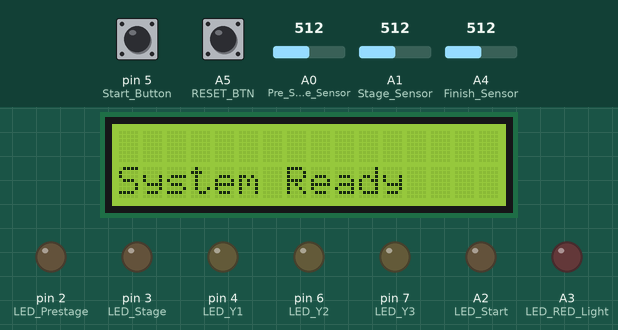
A sketch run on a simulated Arduino Uno, built with avr-gcc and run on an emulated ATmega328P. On the bench: 16×2 character LCD, output pins drawn as LEDs (lit = HIGH). The inputs (shaded band) are chosen by the test bench; at power-on: A0 (Pre_Stage_Sensor) = 512, A1 (Stage_Sensor) = 512, pin 5 (Start_Button) HIGH, A4 (Finish_Sensor) = 512, A5 (RESET_BTN) HIGH. What the sketch prints to the serial monitor is not drawn.

Above: at 0.1 s.
3.3 s: A0 (Pre_Stage_Sensor) set to 483
At 3.6 s:
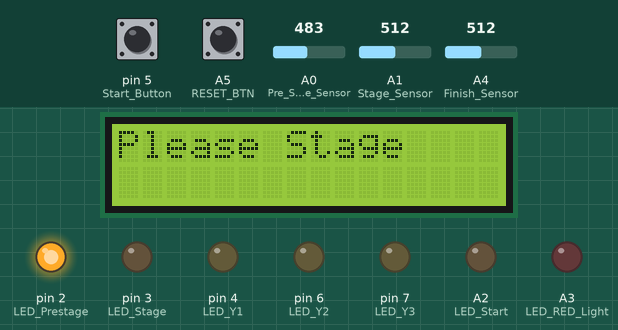
4.8 s: A1 (Stage_Sensor) set to 486
At 5.2 s:
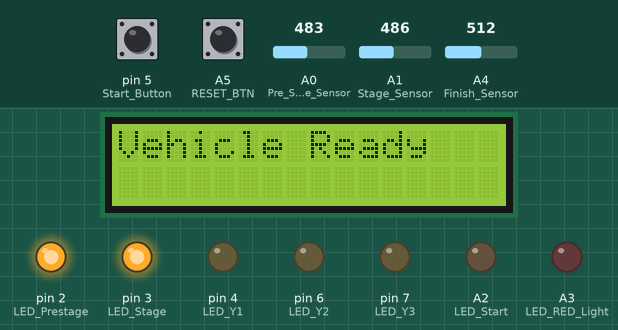
6.3 s: A1 (Stage_Sensor) set to 510
At 7.1 s:
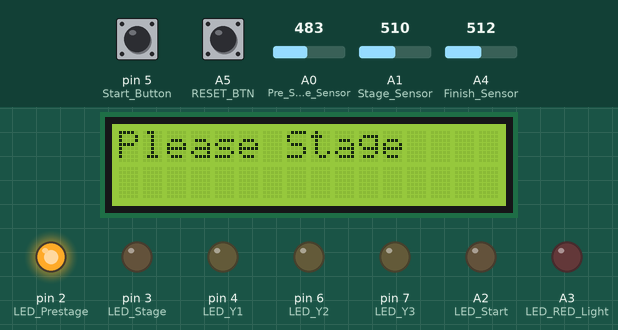
7.8 s: A1 (Stage_Sensor) set to 491
At 8.7 s:
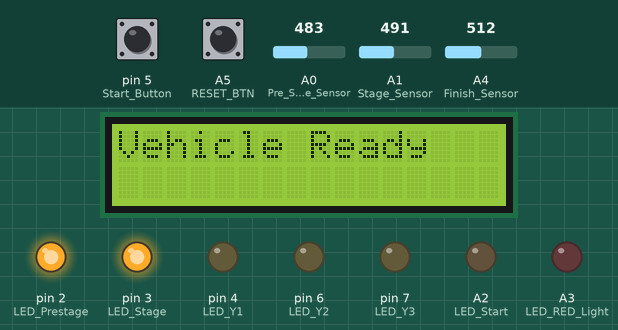
9.3 s: pin 5 (Start_Button) pulled LOW for 0.15 s
At 11.55 s:
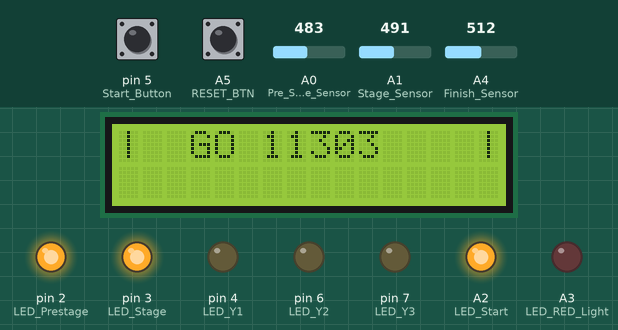
12.4 s: A4 (Finish_Sensor) set to 490
At 13.1 s:
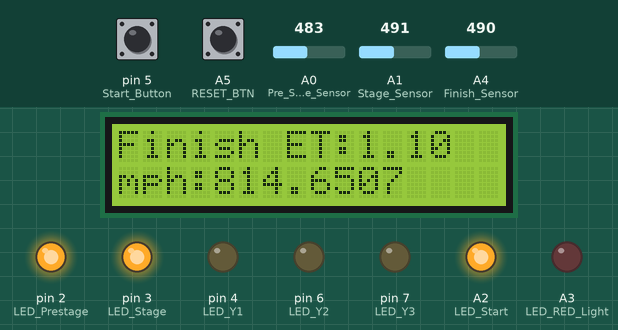
Timing chart, 0 to 14.9 s (numbered marks = the images above; inputs shaded):
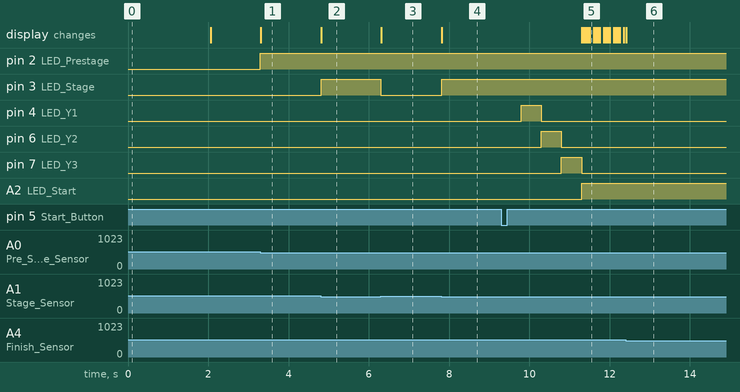

The sketch:

UnoRace.ino
```cpp
#include <LiquidCrystal.h>

#define FEET_PER_MILE 5280
#define TRACK_LEN 1320
#define RESET_BTN A5
const byte RS = 8;
const byte EN = 9;
const byte D4 = 10;
const byte D5 = 11;
const byte D6 = 12;
const byte D7 = 13;
const byte BAUD_RATE = 9600;
const byte LED_Prestage = 2;
const byte LED_Stage = 3;
const byte LED_Y1 = 4;
const byte LED_Y2 = 6;
const byte LED_Y3 = 7;
const byte LED_Start = A2;
const byte LED_RED_Light = A3;
const byte Pre_Stage_Sensor = A0;
const byte Stage_Sensor = A1;
const byte Finish_Sensor = A4;
const byte Start_Button = 5;

//define missing slash char for Flip ani..
uint8_t slash[8] = {
  0b10000,
  0b10000,
  0b01000,
  0b00100,
  0b00100,
  0b00010,
  0b00001,
  0b00001,
};

byte flip = 0;
unsigned long AniMilli = 0;
int IntervalAni = 50;

int state = 0;
bool StartFlag = false;
unsigned long countdownStart;
unsigned long raceStart;
bool FinishFlag;
unsigned long FinishET;


LiquidCrystal lcd(RS, EN, D4, D5, D6, D7);

void setup() {
  pinMode(LED_Prestage, OUTPUT);
  pinMode(LED_Stage, OUTPUT);
  pinMode(LED_Y1, OUTPUT);
  pinMode(LED_Y2, OUTPUT);
  pinMode(LED_Y3, OUTPUT);
  pinMode(LED_Start, OUTPUT);
  pinMode(LED_RED_Light, OUTPUT);
  /*
    pinMode(Pre_Stage_Sensor, INPUT);
    pinMode(Stage_Sensor, INPUT);
    pinMode(Finish_Sensor, INPUT);*/
  pinMode(Start_Button, INPUT_PULLUP);
  pinMode(RESET_BTN, INPUT_PULLUP);
  //Serial.begin(BAUD_RATE);
  Serial.begin(115200);
  lcd.begin(16, 2);
  lcd.createChar(1, slash);
  lcd.setCursor(0, 1);
  lcd.print(F("System Ready"));
  delay(2000);
  lcd.clear();
}

void loop()
{
  int Pre_Stage_Sensor_Value = analogRead(Pre_Stage_Sensor);
  int Stage_Sensor_Value = analogRead(Stage_Sensor);
  int Finish_Sensor_Value = analogRead (Finish_Sensor);
  /*
    Serial.print("PreStage: ");
    Serial.println(Pre_Stage_Sensor_Value);
    Serial.print("Stage: ");
    Serial.println(Stage_Sensor_Value);
    Serial.print("Finish: ");
    Serial.println(Finish_Sensor_Value);
    Serial.print("State: ");
    Serial.println(state);
    Serial.println();
    delay(2000);
  */
  switch (state) {
    case 0: // Standby State
      if (Pre_Stage_Sensor_Value > 500) {
        digitalWrite(LED_Prestage, LOW);
      }
      else {
        digitalWrite(LED_Prestage, HIGH);
        state++;//move to next state??
      }
      break;

    case 1:// Vehicle Staging State
      if (Stage_Sensor_Value < 500) {
        digitalWrite(LED_Stage, HIGH);
      }
      else {
        digitalWrite(LED_Stage, LOW);

      }


      if (Stage_Sensor_Value < 500) {
        lcd.clear();
        lcd.print("Vehicle Ready");
        delay(500);
        state++;
      }
      else {
        lcd.clear();
        lcd.print("Please Stage");
        delay(500);

      }
      break;

    case 2:
      if (Stage_Sensor_Value > 501) {
        state--;
      }
      else
      {

        if (digitalRead(Start_Button) == LOW)
        {
          countdownStart = millis();
          state++;
        }
      }
      break;

    case 3:

      if (millis() - countdownStart > 2000)
      {  //check sensor just before dropping the flag
        if (Stage_Sensor_Value < 500){
        digitalWrite(LED_Y3, LOW);
        digitalWrite(LED_Start, HIGH);
        StartFlag = true;
        state++;} else{
             digitalWrite(LED_RED_Light, HIGH);
             delay(1000);
             digitalWrite(LED_RED_Light, LOW);
             lcd.clear();
             lcd.print("*!!Bad Start!!*");
             state= 7;
        }


      }
      else if (millis() - countdownStart > 1500)
      {
        digitalWrite(LED_Y2, LOW);
        digitalWrite(LED_Y3, HIGH);
      }
      else if (millis() - countdownStart > 1000)
      {
        digitalWrite(LED_Y1, LOW);
        digitalWrite(LED_Y2, HIGH);
      }
      else if (millis() - countdownStart > 500)
      {
        digitalWrite(LED_Y1, HIGH);
      }
      break;

    case 4: //check for false start??
      if (analogRead(Stage_Sensor) > 500 && !StartFlag)
      {
        digitalWrite(LED_RED_Light, HIGH);
        lcd.clear();
        lcd.print("*!!Bad Start!!*");
        state = 7;
      } else state++;

      break;
    case 5:

      if ((millis() - countdownStart > 2000))
      {

        lcd.clear();
        lcd.print("   GO ");
        //raceStart = millis() - countdownStart;??
        raceStart = millis();
        lcd.print(raceStart);
        state++;
      }
      break;
    case 6:
      if (analogRead(Finish_Sensor) < 500)
      { if (!FinishFlag)
        { FinishFlag = true;
          FinishET = millis() - raceStart;
          lcd.clear();
          lcd.print("Finish ET:");
          float secs = float(FinishET) / 1000;
          lcd.print(secs);
          lcd.setCursor(0, 1);
          lcd.print("mph:");

          float fps = (TRACK_LEN / secs);
          Serial.print("fps:"); Serial.println(fps, 4);
          float mph = (fps / FEET_PER_MILE) / 0.00028;
          Serial.print("mph:"); Serial.println(mph, 4);
          lcd.print(mph, 4);
          state = 7;
        }
      } else FlipAni();
      break;
    case 7:
      if (digitalRead(RESET_BTN) == LOW)
      {
        digitalWrite(LED_Start, LOW);
        StartFlag = false;
        FinishFlag = false;
        state = 0;
      }
      break;

  }
}// END LOOP BRACKETS

void FlipAni() {
  if (millis() - AniMilli >= IntervalAni)
  {
    AniMilli = millis();
    switch (flip) {
      case 0: flip = 1; lcd.setCursor(0, 0); lcd.print("|"); lcd.setCursor(15, 0); lcd.print("|"); break;
      case 1: flip = 2; lcd.setCursor(0, 0); lcd.print("/"); lcd.setCursor(15, 0); lcd.print("/"); break;
      case 2: flip = 3; lcd.setCursor(0, 0); lcd.print("-"); lcd.setCursor(15, 0); lcd.print("-"); break;
      case 3: flip = 4; lcd.setCursor(0, 0); lcd.print("\x01"); lcd.setCursor(15, 0); lcd.print("\x01"); break;
      case 4: flip = 0; lcd.setCursor(0, 0); lcd.print("|"); lcd.setCursor(15, 0); lcd.print("|"); break;
    }
  }


}
```

Measured:
- the behaviour switches between 501 and 500 on A0 (Pre_Stage_Sensor) (found by bisection; images 0 and 1)
- the behaviour switches between 500 and 499 on A1 (Stage_Sensor) (found by bisection; images 1 and 2)
- the behaviour switches between 500 and 499 on A4 (Finish_Sensor) (found by bisection; images 5 and 6)
- after the input at 3.3 s, pin 2 (LED_Prestage): LOW → HIGH at once; the display: changes at once (image 1)
- after the input at 4.8 s, pin 3 (LED_Stage): LOW → HIGH at once; the display: changes at once (image 2)
- after the input at 6.3 s, pin 3 (LED_Stage): HIGH → LOW at once; the display: changes at once (image 3)
- after the input at 7.8 s, pin 3 (LED_Stage): LOW → HIGH at once; the display: changes at once (image 4)
- after the input at 9.3 s, pin 4 (LED_Y1): LOW → HIGH after 0.50 s, → LOW 0.50 s later; pin 6 (LED_Y2): LOW → HIGH after 1.0 s, → LOW 0.50 s later; pin 7 (LED_Y3): LOW → HIGH after 1.5 s, → LOW 0.50 s later; A2 (LED_Start): LOW → HIGH after 2.0 s; the display: changes after 2.0 s (image 5)
- after the input at 12.4 s, the display: changes at once (image 6)
